Frame 1 (no input): blank canvas, image omitted
Frame 60 (no input): blank canvas, image omitted
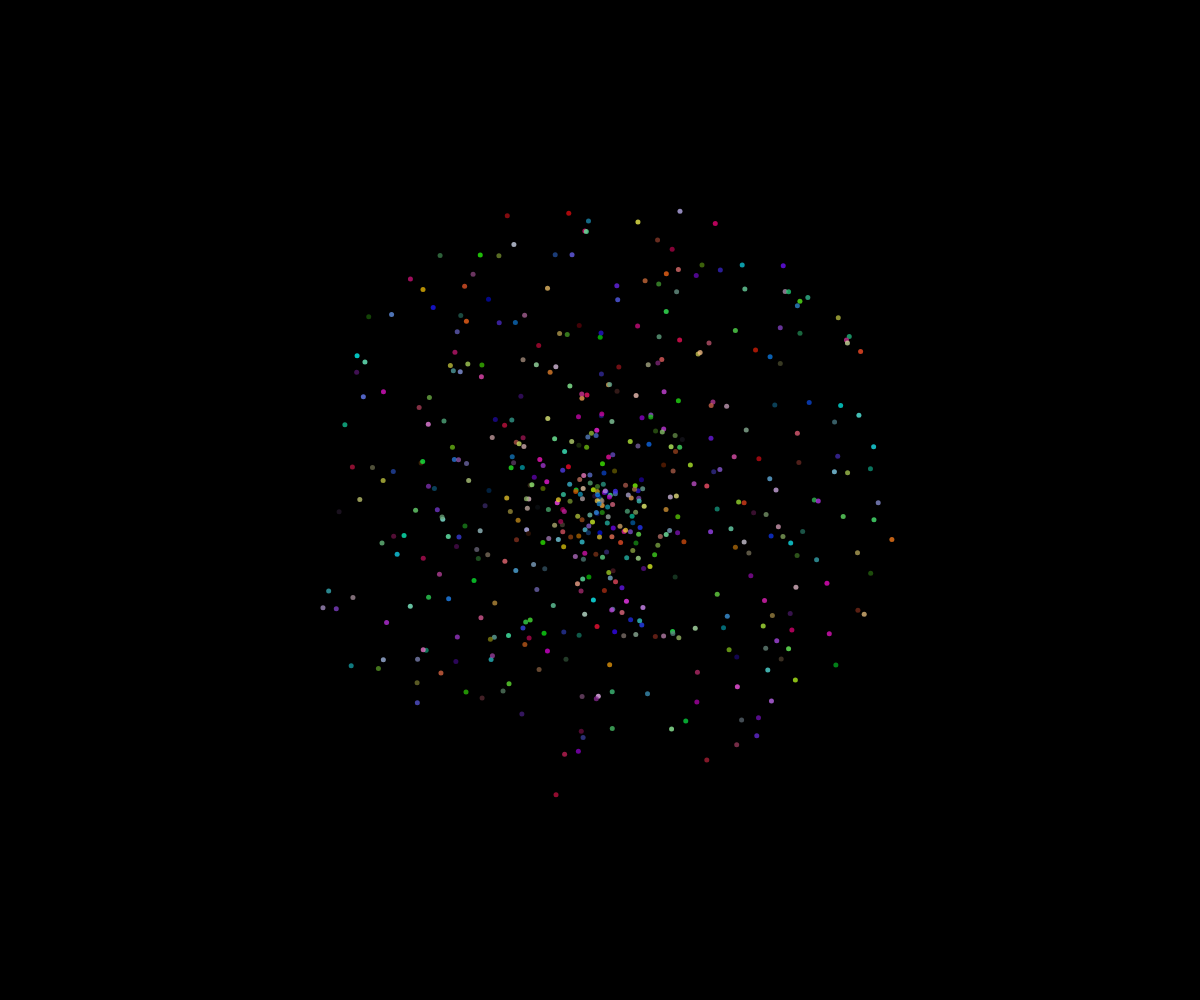
Frame 120 (the mouse pressed at the canvas centre since frame 60)

The p5.js sketch whose frames 1 and 60 were blank and that drew this single picture after the mouse press (run headless with seeded random() and noise() and a simulated clock; from frame 60 on, the mouse is pressed at the canvas centre):

// p5.js sketch
// ── sketch.js
// Ben McPherson
// Fireworks OOP
// 05/02/2024

const NUMBER_OF_PARTICLES = 500;

class Particle {
  constructor(x, y, dx, dy) {
    this.x = x;
    this.y = y;
    this.size = 5;
    this.dx = dx;
    this.dy = dy;
    this.r = random(255);
    this.g = random(255);
    this.b = random(255);
    this.opacity = 255;
  }

  display() {
    noStroke();
    fill(this.r, this.g, this.b, this.opacity);
    circle(this.x, this.y, this.size);
  }

  update() {
    this.x += this.dx;
    this.y += this.dy;
    this.opacity--;
    
  }
  
  isDead() {
    return this.opacity <= 0;
  }
}

let theFireworks = [];

function setup() {
  createCanvas(windowWidth, windowHeight);
}

function draw() {
  background(0);

  for (let firework of theFireworks) {
    if (firework.isDead()) {
      let index = theFireworks.indexOf(firework);
      theFireworks.splice(index, 1);
    }
    else {
      firework.update();
      firework.display();
    }
  }
}

function mousePressed() {
  let angle = 0;

  for (let i = 0; i < NUMBER_OF_PARTICLES; i++){
    let speed = random(5);
    let dx = cos(angle) * speed;
    let dy = sin(angle)* speed;
    let someFirework = new Particle(mouseX, mouseY, dx, dy);
    theFireworks.push(someFirework);
    angle += 360 /NUMBER_OF_PARTICLES;
  }
}
